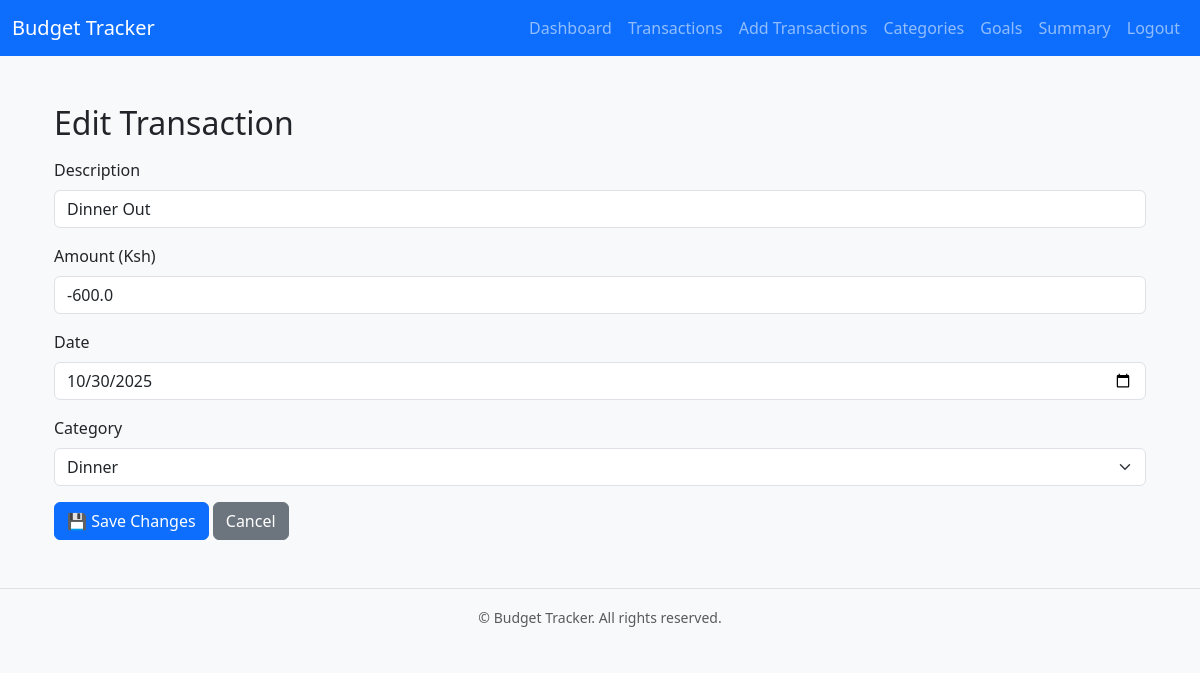
The page /transactions/edit/1 (signed in) on the database as committed earlier.
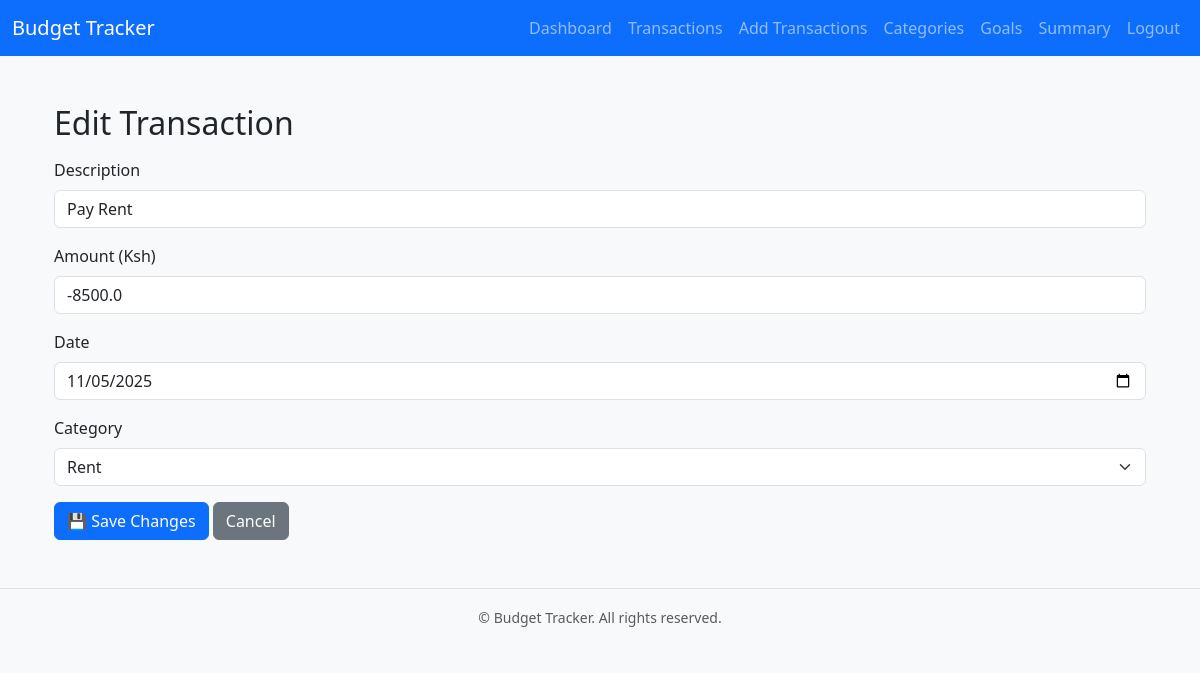
The same page on the database as committed later.
### app/models.py (models this page shows, shortened)
class Transaction(db.Model):
    id = db.Column(db.Integer, primary_key=True)
    date=db.Column(db.Date, default=datetime.utcnow)
    description = db.Column(db.String(120), nullable=False)
    amount = db.Column(db.Float, nullable=False)
    user_id = db.Column(db.Integer, db.ForeignKey('user.id', name='fk_trnsaction_user_id'), nullable=False)
    category_id = db.Column(db.Integer, db.ForeignKey('category.id', name='fk_transaction_category_id'), nullable=False)

### app/routes.py (the view, shortened to what this page needs)
@bp.route('/transactions/edit/<int:id>', methods=['GET', 'POST'])
@login_required
def edit_transaction(id):
    tx = Transaction.query.filter_by(id=id, user_id=current_user.id).first_or_404()
    form = TransactionForm(obj=tx)
    form.category_id.choices = [
        (c.id, c.name) for c in Category.query.filter_by(user_id=current_user.id).all()
    ]
    if form.errors:
        flash('Please correct the errors below.', 'danger')
    return render_template('edit_transaction.html', form=form, tx=tx)

### app/forms.py
class TransactionForm(FlaskForm):
    description = StringField('Description', validators=[DataRequired()])
    amount = FloatField('Amount (Ksh)', validators=[DataRequired(), NumberRange(min=-1000000, max=1000000)])
    date = DateField('Date', validators=[DataRequired()])
    category_id = SelectField('Category', coerce=int, validators=[DataRequired()])
    submit = SubmitField('Save Transaction')

### app/__init__.py (called while the page is built)
def create_app():
    app = Flask(__name__)
    app.config.from_object('config.Config')
    db.init_app(app)
    migrate.init_app(app, db)
    login_manager.init_app(app)
    from .models import User
    @login_manager.user_loader
    def load_user(user_id):
        return User.query.get(int(user_id))
    from app.auth.routes import bp as auth_bp
    app.register_blueprint(auth_bp, url_prefix='/auth')
    from app.routes import bp as main_bp
    app.register_blueprint(main_bp)
    return app

### app/templates/edit_transaction.html (shortened to what this page needs)
{% extends "base.html" %}
{% block content %}
<div class="container mt-4">
    <h2 class="mb-3">Edit Transaction</h2>
    <form method="POST">
        <div class="mb-3">
            {{ form.description.label(class="form-label") }}
            {{ form.description(class="form-control", placeholder="Description") }}
        </div>
        <div class="mb-3">
            {{ form.amount.label(class="form-label") }}
            {{ form.amount(class="form-control", placeholder="Amount (Ksh)") }}
        </div>
        <div class="mb-3">
            {{ form.date.label(class="form-label") }}
            {{ form.date(class="form-control") }}
        </div>
        <div class="mb-3">
            {{ form.category_id.label(class="form-label") }}
            {{ form.category_id(class="form-select") }}
        </div>
        <button type="submit" class="btn btn-primary">💾 Save Changes</button>
        <a href="{{ url_for('main.transactions') }}" class="btn btn-secondary">Cancel</a>
    </form>
</div>
{% endblock %}

Rows that differ between the two databases and show on the page:
changed Transaction: description "Dinner Out" → "Pay Rent"; amount "-600.0" → "-8500.0"; date "10/30/2025" → "11/05/2025"; category_id "Dinner" → "Rent"
